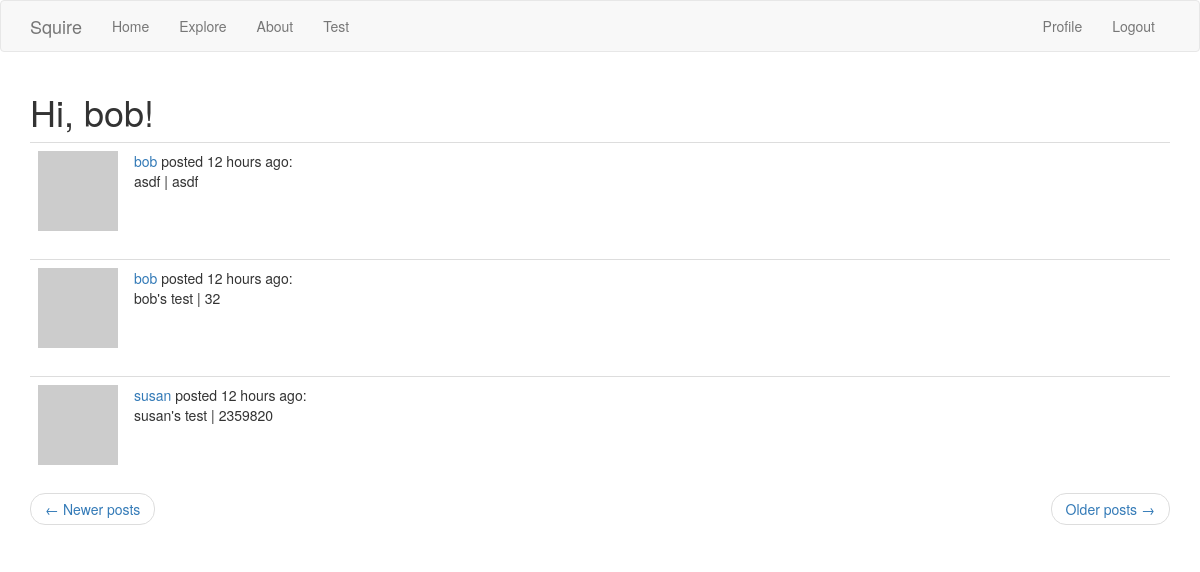
Screenshot of /index?page=2 (signed in) with the database file from the repository.
### app/models.py (models this page shows, shortened)
class User(UserMixin, db.Model):
    id = db.Column(db.Integer, primary_key=True)
    username = db.Column(db.String(64), index=True, unique=True)
    email = db.Column(db.String(120), index=True, unique=True)
    password_hash = db.Column(db.String(128))
    scores = db.relationship('Score', backref='author', lazy='dynamic')
    about_me = db.Column(db.String(140))
    last_seen = db.Column(db.DateTime, default=datetime.utcnow)
    followed = db.relationship(
        'User', secondary=followers,
        primaryjoin=(followers.c.follower_id == id),
        secondaryjoin=(followers.c.followed_id == id),
        backref=db.backref('followers', lazy='dynamic'), lazy='dynamic')
    def avatar(self, size):
        digest = md5(self.email.lower().encode('utf-8')).hexdigest()
        return 'https://www.gravatar.com/avatar/{}?d=identicon&s={}'.format(digest, size)
    def followed_scores(self):
        followed = Score.query.join(
            followers, (followers.c.followed_id == Score.user_id)).filter(
                followers.c.follower_id == self.id)
        own = Score.query.filter_by(user_id=self.id)
        return followed.union(own).order_by(Score.timestamp.desc())

class Score(db.Model):
    id = db.Column(db.Integer, primary_key=True)
    testname = db.Column(db.String(140))
    score = db.Column(db.String(140))
    timestamp = db.Column(db.DateTime, index=True, default=datetime.utcnow)
    user_id = db.Column(db.Integer, db.ForeignKey('user.id'))

### app/routes.py (the view)
@app.route('/')
@app.route('/index')
@login_required
def index():
    page = request.args.get('page', 1, type=int)
    scores = current_user.followed_scores().paginate(
        page, app.config['POSTS_PER_PAGE'], False)
    next_url = url_for('index', page=scores.next_num) \
        if scores.has_next else None
    prev_url = url_for('index', page=scores.prev_num) \
        if scores.has_prev else None
    return render_template('index.html', title='Home',
                           scores=scores.items, next_url=next_url,
                           prev_url=prev_url)

### app/models.py (called while the page is built)
@login.user_loader
def load_user(id):
    return User.query.get(int(id))

### app/routes.py (called while the page is built)
@app.before_request
def before_request():
    if current_user.is_authenticated:
        current_user.last_seen = datetime.utcnow()
        db.session.commit()

### app/templates/index.html
{% extends "base.html" %}
{% block app_content %}
    <h1>Hi, {{ current_user.username }}!</h1>
    {% for score in scores %}
    	{% include '_post.html' %}
    {% endfor %}
    <nav aria-label="...">
        <ul class="pager">
            <li class="previous{% if not prev_url %} disabled{% endif %}">
                <a href="{{ prev_url or '#' }}">
                    <span aria-hidden="true">&larr;</span> Newer posts
                </a>
            </li>
            <li class="next{% if not next_url %} disabled{% endif %}">
                <a href="{{ next_url or '#' }}">
                    Older posts <span aria-hidden="true">&rarr;</span>
                </a>
            </li>
        </ul>
    </nav>
{% endblock %}

### app/templates/_post.html
<table class="table table-hover">
    <tr>
        <td width="70px">
            <a href="{{ url_for('user', username=score.author.username) }}">
                <img src="{{ score.author.avatar(70) }}" />
            </a>
        </td>
        <td>
            <a href="{{ url_for('user', username=score.author.username) }}">
                {{ score.author.username }}
            </a> posted {{ moment(score.timestamp).fromNow() }}:
            <br>
            {{ score.testname }} | {{ score.score }}
        </td>
    </tr>
</table>

### rows the page displays
User: username "bob"
Score: author.username "bob", timestamp "12 hours ago", testname "asdf", score "asdf"
Score: author.username "bob", timestamp "12 hours ago", testname "bob's test", score "32"
Score: author.username "susan", timestamp "12 hours ago", testname "susan's test", score "2359820"
